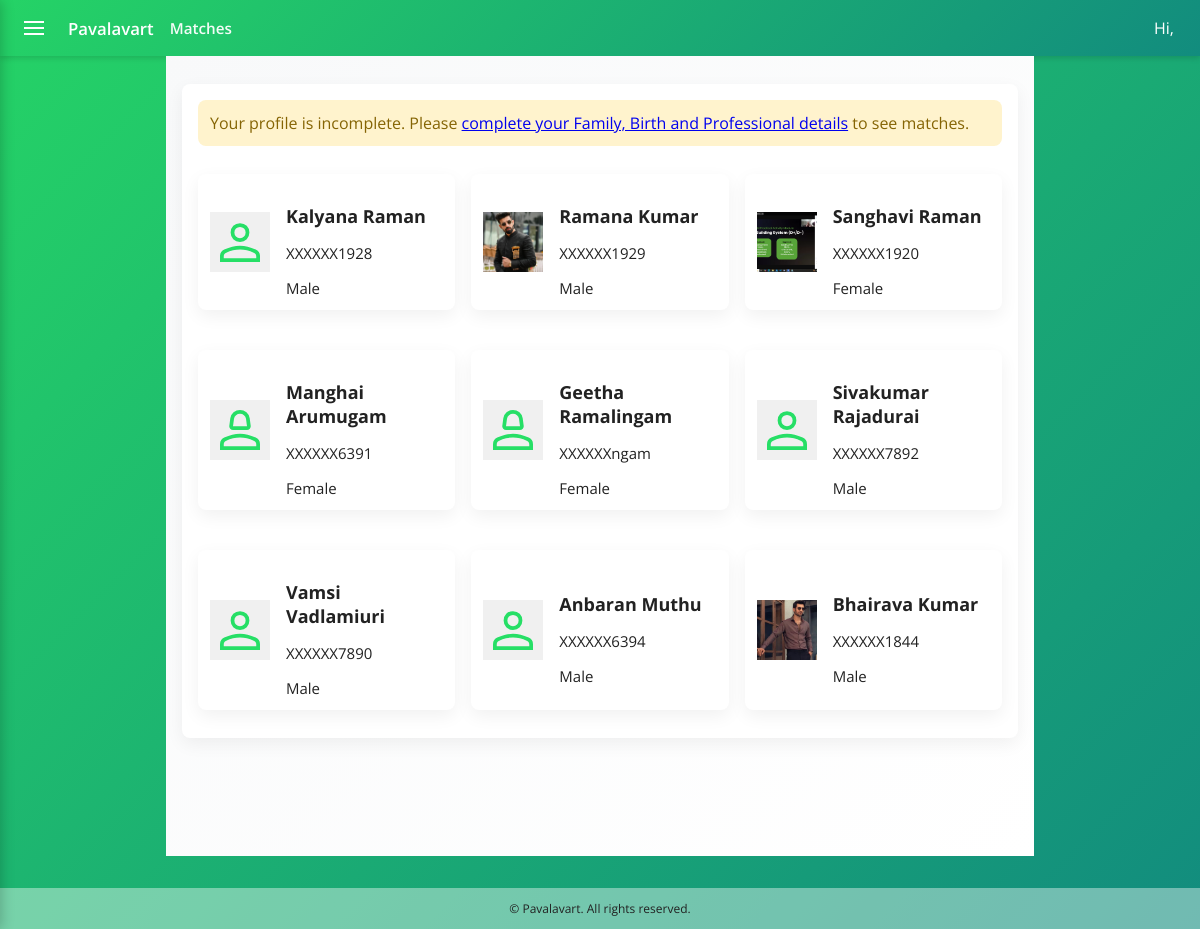
The page /matches/ (signed in) on the database its author committed.
### alliance/models.py (models this page shows, shortened)
class MemberProfile(models.Model):
    GENDER_CHOICES = [
        ('M', 'Male'),
        ('F', 'Female'),
        ('O', 'Other'),
    ]
    user = models.OneToOneField(User, on_delete=models.CASCADE, related_name='profile')
    mobile = models.CharField(max_length=15, unique=True)
    gender = models.CharField(max_length=1, choices=GENDER_CHOICES, default='O')
    created_at = models.DateTimeField(auto_now_add=True)

class ProfilePhoto(models.Model):
    profile = models.ForeignKey('MemberProfile', on_delete=models.CASCADE, related_name='photos')
    image = models.ImageField(upload_to='profile_photos/%Y/%m/%d/')
    is_primary = models.BooleanField(default=False)
    uploaded_at = models.DateTimeField(auto_now_add=True)
    class Meta:
        constraints = [
            models.UniqueConstraint(fields=['profile'], condition=models.Q(is_primary=True), name='one_primary_photo_per_profile')
        ]

### alliance/views.py (the view)
# urls.py: path('matches/', views.matches, name='matches'),
@login_required
def matches(request):
    try:
        profile = request.user.profile
        my_gender = profile.gender
    except MemberProfile.DoesNotExist:
        my_gender = None
    if my_gender == 'M':
        target_gender = 'F'
    elif my_gender == 'F':
        target_gender = 'M'
    else:
        target_gender = None
    def is_profile_complete(p: MemberProfile):
        try:
            fd = p.family_detail
            bd = p.birth_detail
            pd = p.professional_detail
        except (FamilyDetail.DoesNotExist, BirthDetail.DoesNotExist, ProfessionalDetail.DoesNotExist):
            return False
        family_filled = any([fd.father_name, fd.mother_name, fd.siblings, fd.caste_id, fd.koottam_id, fd.kula_deity])
        birth_filled = any([bd.date_of_birth, bd.time_of_birth, bd.place_of_birth, bd.rasi_id, bd.star_id])
        prof_filled = any([pd.education_id, pd.profession_id, pd.monthly_income])
        return family_filled and birth_filled and prof_filled
    try:
        me_profile = request.user.profile
        me_complete = is_profile_complete(me_profile)
    except MemberProfile.DoesNotExist:
        me_profile = None
        me_complete = False
    qs = MemberProfile.objects.exclude(user=request.user)
    if target_gender:
        qs = qs.filter(gender=target_gender)
    profiles = [p for p in qs if is_profile_complete(p)]
    return render(request, 'main/matches.html', {'profiles': profiles, 'me_complete': me_complete})

### alliance/templatetags/photo_extras.py (called while the page is built)
@register.filter
def get_primary(photos):
    return photos.filter(is_primary=True).first()

### alliance/templates/main/matches.html (shortened to what this page needs)
{% extends 'main/base.html' %}
{% load static %}
{% load photo_extras %}
{% block page_title %}Matches{% endblock %}
{% block content %}
<div class="container matches-body">
    <div class="card">
        {% if not me_complete %}
            <div style="padding:0.75rem; background:#fff3cd; border-radius:8px; margin-bottom:1rem; color:#856404">
                Your profile is incomplete. Please <a href="{% url 'profile' %}">complete your Family, Birth and Professional details</a> to see matches.
            </div>
        {% endif %}
        <div class="profile-grid">
            {% if profiles %}
                {% for p in profiles %}
                <a href="{% url 'profile_detail' p.pk %}" class="card profile profile-link" style="text-decoration:none; color:inherit; display:flex; align-items:center;">
                    {% if p.photos.count %}
                        {% with primary_photo=p.photos|get_primary %}
                            {% if primary_photo %}
                                <img src="{{ primary_photo.image.url }}" alt="Profile Photo" class="rounded" style="width:60px;height:60px;object-fit:cover;margin-right:16px;">
                            {% else %}
                                <img src="{{ p.photos.first.image.url }}" alt="Profile Photo" class="rounded" style="width:60px;height:60px;object-fit:cover;margin-right:16px;">
                            {% endif %}
                        {% endwith %}
                    {% else %}
                        {% if p.gender == 'M' %}
                            <img src="{% static 'icons/male_icon.svg' %}" alt="Male" class="rounded" style="width:60px;height:60px;object-fit:cover;margin-right:16px;background:#f0f0f0;">
                        {% else %}
                            <img src="{% static 'icons/female_icon.svg' %}" alt="Female" class="rounded" style="width:60px;height:60px;object-fit:cover;margin-right:16px;background:#f0f0f0;">
                        {% endif %}
                    {% endif %}
                    <div style="flex:1;">
                        <h3 style="margin-bottom:8px;font-size:18px;">{{ p.user.first_name }} {{ p.user.last_name }}</h3>
                        <p style="margin-bottom:4px;font-size:15px;">XXXXXX{{ p.mobile|slice:"6:10" }}</p>
                        <p style="margin-bottom:0;font-size:15px;">{{ p.get_gender_display }}</p>
                    </div>
                </a>
                {% endfor %}
            {% endif %}
        </div>
    </div>
</div>
{% endblock %}

### alliance/templates/main/base.html (style rules this page uses)
html { box-sizing: border-box; }
*, *:before, *:after { box-sizing: inherit; }
body { margin:0; font-family: 'Open Sans', Arial, sans-serif; background: linear-gradient(135deg,#25d366 0%,#128c7e 100%); min-height:100vh; color:#222 }
.container { max-width:900px; margin:1.25rem auto; padding:0 1rem }
.card { background:#fff; border-radius:10px; padding:1rem; box-shadow:0 6px 18px rgba(0,0,0,0.06) }

### alliance/templates/main/matches.html (style rules this page uses)
.matches-body { font-family: 'Open Sans', Arial, sans-serif; margin:0; padding:1rem; background: linear-gradient(135deg,#f8f9fa 0%,#fff 100%); min-height:100vh }
.container { max-width:900px; margin:0 auto }
.card { background:#fff; padding:1rem; border-radius:8px; box-shadow:0 6px 18px rgba(0,0,0,0.06); margin:0.75rem 0 }
.profile-grid { display:grid; grid-template-columns: repeat(auto-fill,minmax(220px,1fr)); gap:1rem }
.profile { padding:0.75rem }

### rows shown on the page
MemberProfile: user.first_name "Kalyana", user.last_name "Raman", mobile "1928", gender "Male"
MemberProfile: image (picture), user.first_name "Ramana", user.last_name "Kumar", mobile "1929", gender "Male"
MemberProfile: image (picture), user.first_name "Sanghavi", user.last_name "Raman", mobile "1920", gender "Female"
MemberProfile: user.first_name "Manghai", user.last_name "Arumugam", mobile "6391", gender "Female"
MemberProfile: user.first_name "Geetha", user.last_name "Ramalingam", mobile "ngam", gender "Female"
MemberProfile: user.first_name "Sivakumar", user.last_name "Rajadurai", mobile "7892", gender "Male"
MemberProfile: user.first_name "Vamsi", user.last_name "Vadlamiuri", mobile "7890", gender "Male"
MemberProfile: user.first_name "Anbaran", user.last_name "Muthu", mobile "6394", gender "Male"
MemberProfile: image (picture), user.first_name "Bhairava", user.last_name "Kumar", mobile "1844", gender "Male"
